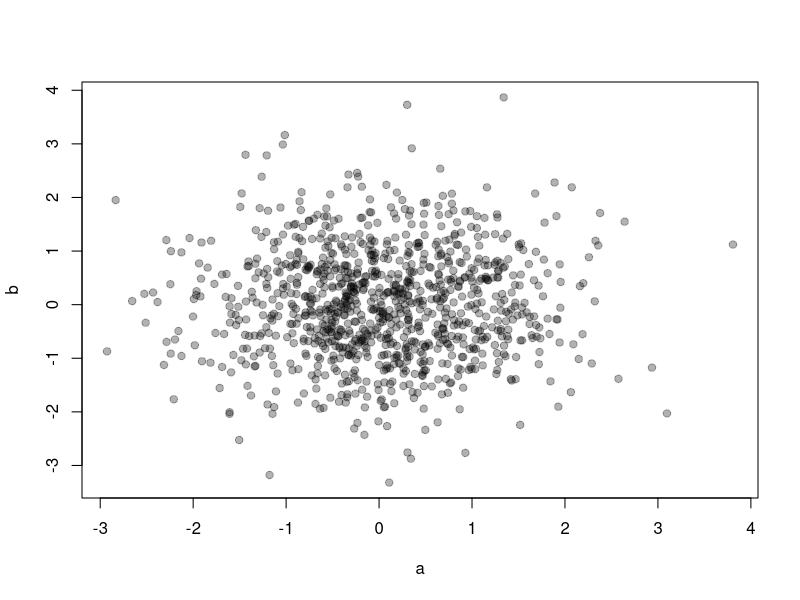
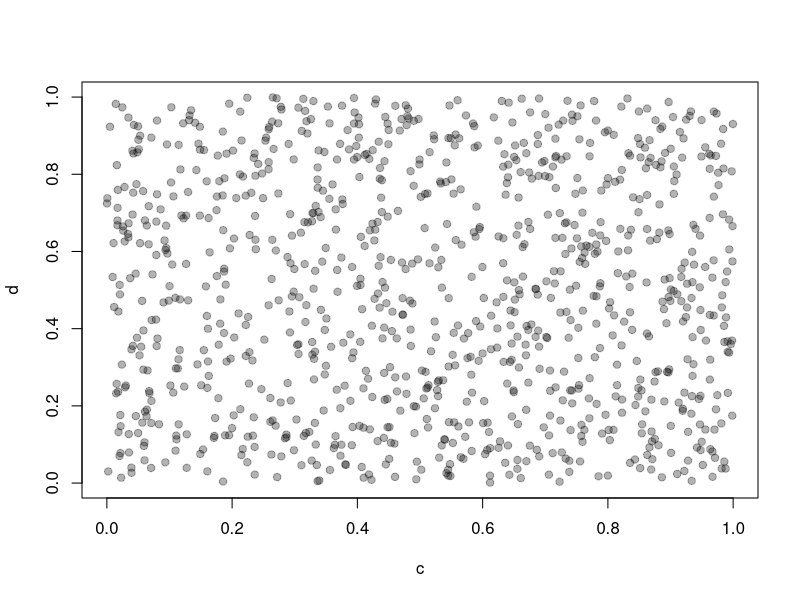
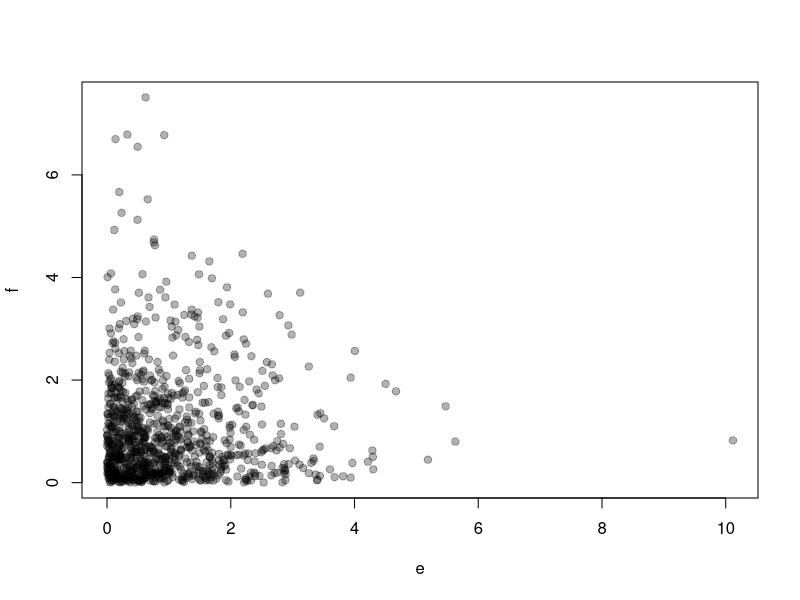

The R source for these figures, in order: (Note: this script raises an error after producing the figures.)
#My script
a <- rnorm(1000)
b <- rnorm(1000)

plot(a, b, pch = 19, col = rgb(0,0,0,0.3))


#More data sim
c <- runif(1000)
d <- runif(1000)

plot(c, d, pch = 19, col = rgb(0,0,0,0.3))


#add third set of data
e <- rgamma(1000, shape = 1)
f <- rgamma(1000, shape = 1)

plot(e, f, pch = 19, col = rgb(0,0,0,0.3))


#new code here
g <- rpois(1000)
h <- rpois(1000)

plot(g, h, pch = 19, col = rgb(0,0,0,0.3))

#yay changes

4+5

#and more changes

x <- c("yadda", "yadda", "yadda")

#another thing

dfdf
